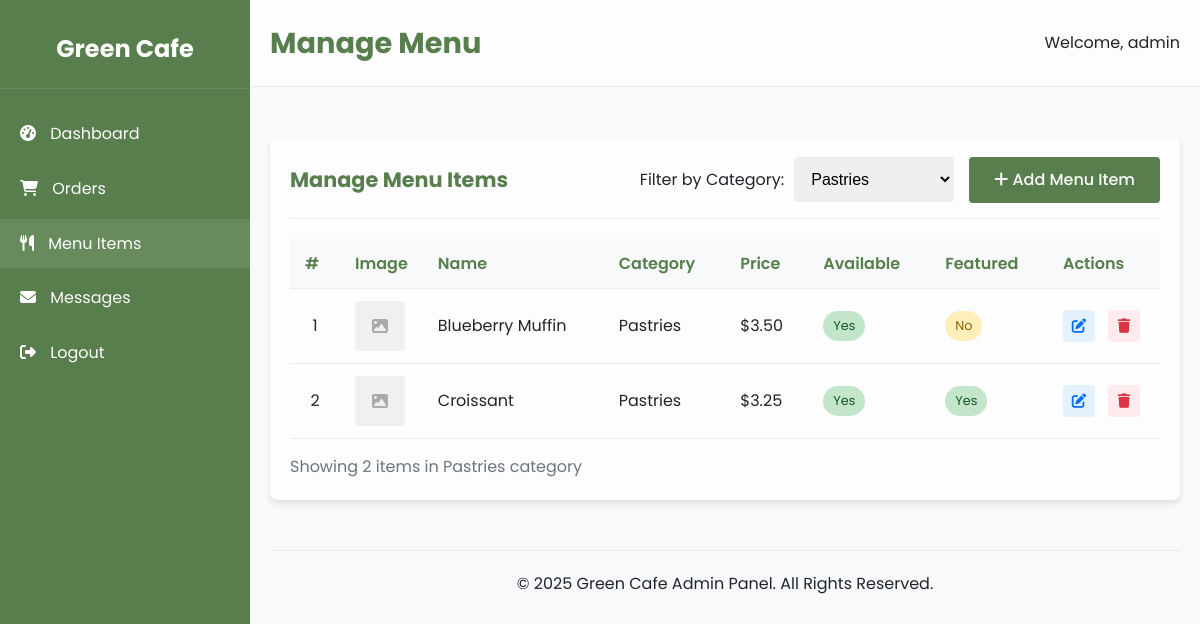
Page /admin/menu.php?category=3 (signed in) on the committed database.
### tables this page shows
CREATE TABLE IF NOT EXISTS menu_items (
    id INT PRIMARY KEY AUTO_INCREMENT,
    category_id INT,
    name VARCHAR(100) NOT NULL,
    description TEXT,
    price DECIMAL(10, 2) NOT NULL,
    image VARCHAR(255),
    is_featured BOOLEAN DEFAULT FALSE,
    is_available BOOLEAN DEFAULT TRUE,
    created_at TIMESTAMP DEFAULT CURRENT_TIMESTAMP,
    updated_at TIMESTAMP DEFAULT CURRENT_TIMESTAMP ON UPDATE CURRENT_TIMESTAMP,
    FOREIGN KEY (category_id) REFERENCES categories(id) ON DELETE SET NULL
);

CREATE TABLE IF NOT EXISTS categories (
    id INT PRIMARY KEY AUTO_INCREMENT,
    name VARCHAR(100) NOT NULL,
    description TEXT,
    created_at TIMESTAMP DEFAULT CURRENT_TIMESTAMP
);

### includes/functions.php (called while the page is built, shortened)
<?php
function formatPrice($price) {
    return '$' . number_format($price, 2);
}

### admin/menu.php (the view, shortened to what this page needs)
<?php
require_once '../includes/functions.php';
$currentPage = basename($_SERVER['PHP_SELF']);
$conn = getDBConnection();
$categoriesResult = $conn->query("SELECT * FROM categories ORDER BY name ASC");
$categories = [];
if ($categoriesResult->num_rows > 0) {
    while ($row = $categoriesResult->fetch_assoc()) {
        $categories[] = $row;
    }
}
$categoryFilter = isset($_GET['category']) ? (int)$_GET['category'] : 0;
$whereClause = $categoryFilter > 0 ? "WHERE m.category_id = $categoryFilter" : "";
$sql = "SELECT m.*, c.name as category_name
        FROM menu_items m
        JOIN categories c ON m.category_id = c.id
        $whereClause
        ORDER BY c.name, m.name ASC";
$result = $conn->query($sql);
$menuItems = [];
if ($result->num_rows > 0) {
    while ($row = $result->fetch_assoc()) {
        $menuItems[] = $row;
    }
}
?>
<!DOCTYPE html>
<html lang="en">
<head>
    <link rel="stylesheet" href="https://cdnjs.cloudflare.com/ajax/libs/font-awesome/6.4.0/css/all.min.css">
    <link rel="stylesheet" href="../assets/css/style.css">
</head>
<body>
    <div class="admin-container">
        <aside class="sidebar">
            <div class="admin-logo">
                <h2 class="admin-title">Green Cafe</h2>
            </div>
            <ul class="admin-nav">
                <li class="admin-nav-item">
                    <a href="dashboard.php" class="admin-nav-link <?php echo $currentPage === 'dashboard.php' ? 'active' : ''; ?>">
                        <i class="fas fa-tachometer-alt"></i> Dashboard
                    </a>
                </li>
                <li class="admin-nav-item">
                    <a href="orders.php" class="admin-nav-link <?php echo $currentPage === 'orders.php' || $currentPage === 'view_order.php' ? 'active' : ''; ?>">
                        <i class="fas fa-shopping-cart"></i> Orders
                    </a>
                </li>
                <li class="admin-nav-item">
                    <a href="menu.php" class="admin-nav-link <?php echo $currentPage === 'menu.php' || $currentPage === 'add_menu_item.php' || $currentPage === 'edit_menu_item.php' ? 'active' : ''; ?>">
                        <i class="fas fa-utensils"></i> Menu Items
                    </a>
                </li>
                <li class="admin-nav-item">
                    <a href="messages.php" class="admin-nav-link <?php echo $currentPage === 'messages.php' || $currentPage === 'view_message.php' ? 'active' : ''; ?>">
                        <i class="fas fa-envelope"></i> Messages
                    </a>
                </li>
                <li class="admin-nav-item">
                    <a href="logout.php" class="admin-nav-link">
                        <i class="fas fa-sign-out-alt"></i> Logout
                    </a>
                </li>
            </ul>
        </aside>
        <div class="admin-content">
            <header class="admin-header">
                <h1 class="admin-heading">
                    <?php
                    if ($currentPage === 'dashboard.php') echo 'Dashboard';
                    elseif ($currentPage === 'orders.php') echo 'Manage Orders';
                    elseif ($currentPage === 'view_order.php') echo 'Order Details';
                    elseif ($currentPage === 'menu.php') echo 'Manage Menu';
                    elseif ($currentPage === 'add_menu_item.php') echo 'Add Menu Item';
                    elseif ($currentPage === 'edit_menu_item.php') echo 'Edit Menu Item';
                    elseif ($currentPage === 'messages.php') echo 'Customer Messages';
                    elseif ($currentPage === 'view_message.php') echo 'Message Details';
                    else echo 'Admin Panel';
                    ?>
                </h1>
                <div>
                    <span>Welcome, <?php echo $_SESSION['username']; ?></span>
                </div>
            </header>
            <div class="admin-content-inner" style="padding: 20px;">
<div class="admin-card">
    <div class="admin-card-header">
        <h2 class="admin-card-title">Manage Menu Items</h2>
                        <div style="display: flex; gap: 15px;">
                            <form method="get" action="menu.php" style="display: flex; align-items: center; gap: 10px;">
                                <label for="category" style="white-space: nowrap;">Filter by Category:</label>
                                <select name="category" id="category" class="form-control" style="width: auto;" onchange="this.form.submit()">
                                    <?php foreach ($categories as $category): ?>
                                        <option value="<?php echo $category['id']; ?>" <?php echo $categoryFilter == $category['id'] ? 'selected' : ''; ?>>
                                            <?php echo $category['name']; ?>
                                        </option>
                                    <?php endforeach; ?>
                                </select>
                            </form>
        <a href="add_menu_item.php" class="btn btn-primary">
            <i class="fas fa-plus"></i> Add Menu Item
        </a>
                        </div>
    </div>
    <?php if (count($menuItems) > 0): ?>
        <div class="table-responsive">
            <table class="admin-table">
                <thead>
                    <tr>
                                        <th style="width: 50px;">#</th>
                                        <th style="width: 70px;">Image</th>
                        <th>Name</th>
                        <th>Category</th>
                        <th>Price</th>
                        <th>Available</th>
                        <th>Featured</th>
                                        <th style="width: 100px;">Actions</th>
                    </tr>
                </thead>
                <tbody>
                                    <?php $rowNumber = 1; ?>
                    <?php foreach ($menuItems as $item): ?>
                        <tr>
                                            <td style="text-align: center;"><?php echo $rowNumber++; ?></td>
                                            <td>
                                                <?php if (!empty($item['image'])): ?>
                                                    <div style="width: 50px; height: 50px; overflow: hidden; border-radius: 4px;">
                                                        <img src="../assets/images/menu/<?php echo $item['image']; ?>"
                                                             alt="<?php echo $item['name']; ?>"
                                                             style="width: 100%; height: 100%; object-fit: cover;">
                                                    </div>
                                                <?php else: ?>
                                                    <div style="width: 50px; height: 50px; background-color: #f0f0f0; border-radius: 4px; display: flex; align-items: center; justify-content: center;">
                                                        <i class="fas fa-image" style="color: #aaa;"></i>
                                                    </div>
                                                <?php endif; ?>
                                            </td>
                            <td><?php echo $item['name']; ?></td>
                            <td><?php echo $item['category_name']; ?></td>
                            <td><?php echo formatPrice($item['price']); ?></td>
                            <td>
                                                <a href="menu.php?<?php echo $categoryFilter > 0 ? 'category=' . $categoryFilter . '&' : ''; ?>action=toggle_available&id=<?php echo $item['id']; ?>"
                                   class="status-badge <?php echo $item['is_available'] ? 'status-completed' : 'status-cancelled'; ?>">
                                    <?php echo $item['is_available'] ? 'Yes' : 'No'; ?>
                                </a>
                            </td>
                            <td>
                                                <a href="menu.php?<?php echo $categoryFilter > 0 ? 'category=' . $categoryFilter . '&' : ''; ?>action=toggle_featured&id=<?php echo $item['id']; ?>"
                                   class="status-badge <?php echo $item['is_featured'] ? 'status-completed' : 'status-pending'; ?>">
                                    <?php echo $item['is_featured'] ? 'Yes' : 'No'; ?>
                                </a>
                            </td>
                                            <td style="text-align: center;">
                                                <div class="action-buttons-container">
                                                    <a href="edit_menu_item.php?id=<?php echo $item['id']; ?>" class="action-btn edit-btn" title="Edit Item">
                                    <i class="fas fa-edit"></i>
                                </a>
                                                    <a href="menu.php?<?php echo $categoryFilter > 0 ? 'category=' . $categoryFilter . '&' : ''; ?>action=delete&id=<?php echo $item['id']; ?>&confirm=yes"
                                   class="action-btn delete-btn"
                                                       title="Delete Item"
                                   onclick="return confirm('Are you sure you want to delete this menu item?')">
                                    <i class="fas fa-trash"></i>
                                </a>
                                                </div>
                            </td>
                        </tr>
                    <?php endforeach; ?>
                </tbody>
            </table>
        </div>
                        <div style="margin-top: 15px; color: #6c757d;">
                            Showing <?php echo count($menuItems); ?> item<?php echo count($menuItems) != 1 ? 's' : ''; ?>
                            <?php echo $categoryFilter > 0 ? 'in ' . $categories[array_search($categoryFilter, array_column($categories, 'id'))]['name'] . ' category' : ''; ?>
                        </div>
    <?php endif; ?>
</div>
                <footer style="text-align: center; margin-top: 50px; padding-top: 20px; border-top: 1px solid var(--medium-gray);">
                    <p>&copy; <?php echo date('Y'); ?> Green Cafe Admin Panel. All Rights Reserved.</p>
                </footer>
            </div>
        </div>
    </div>
</body>
</html>

### assets/css/style.css (style rules this page uses)
:root { --green: #577e4c; --white: #fdfdfd; --light-gray: #f8f9fa; --medium-gray: #e9ecef; --dark-gray: #6c757d; --black: #212529; --green-transparent: rgba(87, 126, 76, 0.85); --box-shadow: 0 4px 6px rgba(0, 0, 0, 0.1); --transition: all 0.3s ease; }
* { margin: 0; padding: 0; box-sizing: border-box; }
body { font-family: "Poppins", "Segoe UI", sans-serif; background-color: var(--white); color: var(--black); line-height: 1.6; }
a { text-decoration: none; color: var(--green); transition: var(--transition); }
.btn { display: inline-block; padding: 10px 25px; border-radius: 4px; font-weight: 500; cursor: pointer; transition: var(--transition); text-align: center; border: none; }
.btn-primary { background-color: var(--green); color: var(--white); }
.form-control { width: 100%; padding: 12px; border: 1px solid var(--medium-gray); border-radius: 4px; font-size: 1rem; transition: var(--transition); }
.admin-container { display: flex; min-height: 100vh; }
.sidebar { width: 250px; background-color: var(--green); color: var(--white); padding: 30px 0; position: fixed; height: 100vh; overflow-y: auto; z-index: 100; }
.admin-logo { padding: 0 20px 20px; border-bottom: 1px solid rgba(255, 255, 255, 0.1); margin-bottom: 20px; text-align: center; }
.admin-title { font-size: 1.5rem; color: var(--white); }
.admin-nav { list-style: none; }
.admin-nav-item { margin-bottom: 5px; }
.admin-nav-link { display: block; padding: 12px 20px; color: var(--white); transition: var(--transition); }
.admin-nav-link:hover, .admin-nav-link.active { background-color: rgba(255, 255, 255, 0.1); }
.admin-nav-link i { margin-right: 10px; }
.admin-content { flex: 1; margin-left: 250px; min-height: 100vh; background-color: var(--light-gray); }
.admin-content-inner { padding: 20px; }
.admin-header { display: flex; justify-content: space-between; align-items: center; margin-bottom: 30px; padding: 20px; border-bottom: 1px solid var(--medium-gray); background-color: var(--white); }
.admin-heading { font-size: 1.8rem; color: var(--green); margin: 0; }
.admin-card { background-color: var(--white); border-radius: 8px; padding: 20px; box-shadow: var(--box-shadow); margin-bottom: 30px; }
.admin-card-header { margin-bottom: 20px; padding-bottom: 15px; border-bottom: 1px solid var(--medium-gray); display: flex; justify-content: space-between; align-items: center; }
.admin-card-title { font-size: 1.3rem; color: var(--green); }
.admin-table { width: 100%; border-collapse: collapse; }
.admin-table th, .admin-table td { padding: 12px 15px; text-align: left; border-bottom: 1px solid var(--medium-gray); }
.admin-table th { background-color: var(--light-gray); color: var(--green); font-weight: 600; }
.status-badge { display: inline-block; padding: 5px 10px; border-radius: 30px; font-size: 0.8rem; text-align: center; }
.status-pending { background-color: #ffeeba; color: #856404; }
.status-completed { background-color: #c3e6cb; color: #155724; }
.action-btn { padding: 5px 10px; border-radius: 4px; margin-right: 5px; font-size: 0.9rem; }
.edit-btn { background-color: #17a2b8; color: var(--white); }
.delete-btn { background-color: #dc3545; color: var(--white); }

### admin/menu.php (style rules this page uses)
.action-btn { display: inline-flex; align-items: center; justify-content: center; width: 32px; height: 32px; border-radius: 4px; background-color: #f5f5f5; color: #333; transition: all 0.2s ease; text-decoration: none; }
.edit-btn { background-color: #e3f2fd; color: #0d6efd; }
.delete-btn { background-color: #ffebee; color: #dc3545; }
.action-buttons-container { display: flex; justify-content: center; gap: 8px; }

### rows in the picture
menu_items: name "Blueberry Muffin", category.name "Pastries", price "$3.50", is_available "Yes", is_featured "No"
menu_items: name "Croissant", category.name "Pastries", price "$3.25", is_available "Yes", is_featured "Yes"
categories: name "Pastries"

### other values in the picture
$_SESSION['username'] "admin"
count($menuItems) "2"
form field category "Pastries"
